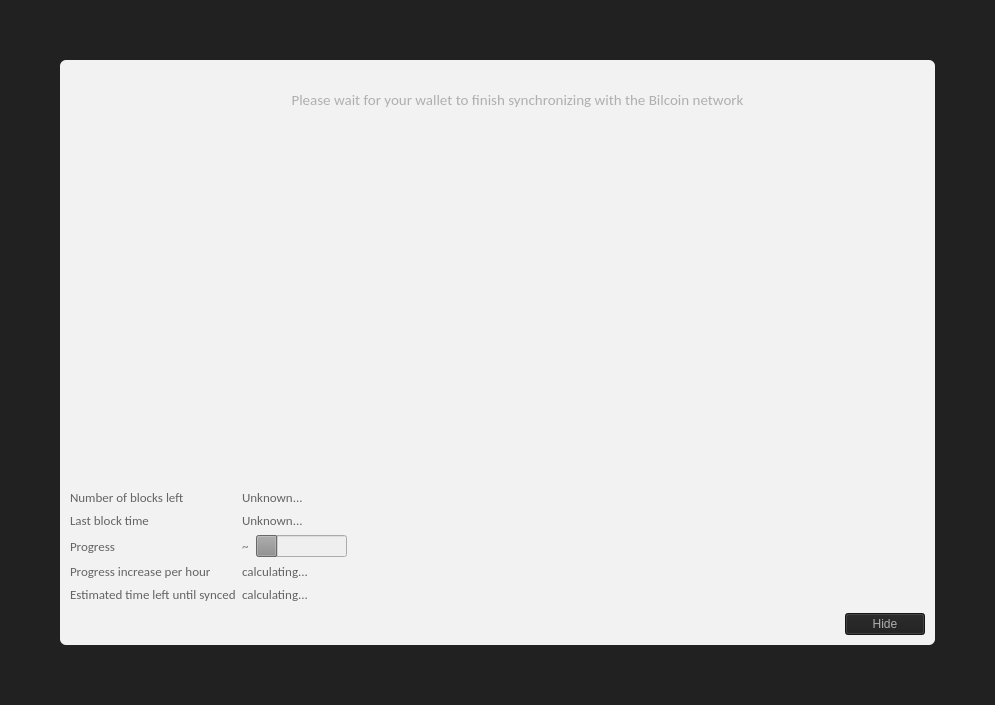
<?xml version="1.0" encoding="UTF-8"?>
<ui version="4.0">
 <class>ModalOverlay</class>
 <widget class="ModalOverlay" name="ModalOverlay">
  <property name="geometry">
   <rect>
    <x>0</x>
    <y>0</y>
    <width>995</width>
    <height>705</height>
   </rect>
  </property>
  <property name="windowTitle">
   <string>Form</string>
  </property>
  <layout class="QVBoxLayout" name="verticalLayout" stretch="0">
   <property name="sizeConstraint">
    <enum>QLayout::SetDefaultConstraint</enum>
   </property>
   <property name="leftMargin">
    <number>0</number>
   </property>
   <property name="topMargin">
    <number>0</number>
   </property>
   <property name="rightMargin">
    <number>0</number>
   </property>
   <property name="bottomMargin">
    <number>0</number>
   </property>
   <item>
    <widget class="QWidget" name="bgWidget" native="true">
     <property name="styleSheet">
      <string notr="true">#bgWidget { background: rgba(0,0,0,220); }</string>
     </property>
     <layout class="QVBoxLayout" name="verticalLayoutMain" stretch="1">
      <property name="leftMargin">
       <number>60</number>
      </property>
      <property name="topMargin">
       <number>60</number>
      </property>
      <property name="rightMargin">
       <number>60</number>
      </property>
      <property name="bottomMargin">
       <number>60</number>
      </property>
      <item>
       <widget class="QLabel" name="contentWidget">
        <property name="styleSheet">
         <string notr="true">#contentWidget { background: rgba(255,255,255,240); border-radius: 6px; }

QLabel { color: rgb(40,40,40);  }</string>
        </property>
        <property name="pixmap">
         <pixmap resource="../bitcoin.qrc">:/icons/modal_background</pixmap>
        </property>
        <property name="scaledContents">
         <bool>true</bool>
        </property>
        <property name="wordWrap">
         <bool>true</bool>
        </property>
        <layout class="QVBoxLayout" name="verticalLayoutSub" stretch="1,0,0,0">
         <property name="spacing">
          <number>0</number>
         </property>
         <property name="leftMargin">
          <number>10</number>
         </property>
         <property name="topMargin">
          <number>10</number>
         </property>
         <property name="rightMargin">
          <number>10</number>
         </property>
         <property name="bottomMargin">
          <number>10</number>
         </property>
         <item>
          <layout class="QHBoxLayout" name="horizontalLayoutIconText" stretch="0,1">
           <property name="topMargin">
            <number>20</number>
           </property>
           <item>
            <layout class="QVBoxLayout" name="verticalLayoutIcon">
             <property name="leftMargin">
              <number>0</number>
             </property>
             <item>
              <widget class="QPushButton" name="warningIcon">
               <property name="enabled">
                <bool>false</bool>
               </property>
               <property name="text">
                <string/>
               </property>
               <property name="icon">
                <iconset resource="../bitcoin.qrc">
                 <normaloff>:/icons/warning</normaloff>
                 <disabledoff>:/icons/warning</disabledoff>:/icons/warning</iconset>
               </property>
               <property name="iconSize">
                <size>
                 <width>48</width>
                 <height>48</height>
                </size>
               </property>
               <property name="flat">
                <bool>true</bool>
               </property>
              </widget>
             </item>
             <item>
              <spacer name="verticalSpacerWarningIcon">
               <property name="orientation">
                <enum>Qt::Vertical</enum>
               </property>
               <property name="sizeHint" stdset="0">
                <size>
                 <width>20</width>
                 <height>40</height>
                </size>
               </property>
              </spacer>
             </item>
            </layout>
           </item>
           <item>
            <layout class="QVBoxLayout" name="verticalLayoutInfoText">
             <property name="leftMargin">
              <number>0</number>
             </property>
             <property name="topMargin">
              <number>0</number>
             </property>
             <item>
              <widget class="QLabel" name="infoText">
               <property name="font">
                <font>
                 <family>Calibri</family>
                 <pointsize>11</pointsize>
                 <weight>50</weight>
                 <bold>false</bold>
                 <underline>false</underline>
                </font>
               </property>
               <property name="styleSheet">
                <string notr="true">color: rgb(175, 175, 175);</string>
               </property>
               <property name="text">
                <string>Please wait for your wallet to finish synchronizing with the Bilcoin network</string>
               </property>
               <property name="textFormat">
                <enum>Qt::RichText</enum>
               </property>
               <property name="alignment">
                <set>Qt::AlignCenter</set>
               </property>
               <property name="wordWrap">
                <bool>true</bool>
               </property>
              </widget>
             </item>
             <item>
              <widget class="QLabel" name="infoTextStrong">
               <property name="font">
                <font>
                 <family>Calibri</family>
                 <weight>50</weight>
                 <bold>false</bold>
                </font>
               </property>
               <property name="text">
                <string/>
               </property>
               <property name="textFormat">
                <enum>Qt::RichText</enum>
               </property>
               <property name="wordWrap">
                <bool>true</bool>
               </property>
              </widget>
             </item>
             <item>
              <spacer name="verticalSpacerInTextSpace">
               <property name="orientation">
                <enum>Qt::Vertical</enum>
               </property>
               <property name="sizeHint" stdset="0">
                <size>
                 <width>20</width>
                 <height>40</height>
                </size>
               </property>
              </spacer>
             </item>
            </layout>
           </item>
          </layout>
         </item>
         <item>
          <spacer name="verticalSpacerAfterText">
           <property name="orientation">
            <enum>Qt::Vertical</enum>
           </property>
           <property name="sizeHint" stdset="0">
            <size>
             <width>20</width>
             <height>40</height>
            </size>
           </property>
          </spacer>
         </item>
         <item>
          <layout class="QFormLayout" name="formLayout">
           <property name="fieldGrowthPolicy">
            <enum>QFormLayout::FieldsStayAtSizeHint</enum>
           </property>
           <property name="horizontalSpacing">
            <number>6</number>
           </property>
           <property name="verticalSpacing">
            <number>6</number>
           </property>
           <property name="topMargin">
            <number>10</number>
           </property>
           <item row="0" column="0">
            <widget class="QLabel" name="labelNumberOfBlocksLeft">
             <property name="font">
              <font>
               <family>Calibri</family>
               <pointsize>10</pointsize>
               <weight>50</weight>
               <bold>false</bold>
              </font>
             </property>
             <property name="styleSheet">
              <string notr="true">color: rgb(100, 100, 100);</string>
             </property>
             <property name="text">
              <string>Number of blocks left</string>
             </property>
            </widget>
           </item>
           <item row="0" column="1">
            <widget class="QLabel" name="numberOfBlocksLeft">
             <property name="font">
              <font>
               <family>Calibri</family>
               <pointsize>10</pointsize>
              </font>
             </property>
             <property name="styleSheet">
              <string notr="true">color: rgb(100, 100, 100);</string>
             </property>
             <property name="text">
              <string>Unknown...</string>
             </property>
            </widget>
           </item>
           <item row="1" column="0">
            <widget class="QLabel" name="labelLastBlockTime">
             <property name="font">
              <font>
               <family>Calibri</family>
               <pointsize>10</pointsize>
               <weight>50</weight>
               <bold>false</bold>
              </font>
             </property>
             <property name="styleSheet">
              <string notr="true">color: rgb(100, 100, 100);</string>
             </property>
             <property name="text">
              <string>Last block time</string>
             </property>
            </widget>
           </item>
           <item row="1" column="1">
            <widget class="QLabel" name="newestBlockDate">
             <property name="sizePolicy">
              <sizepolicy hsizetype="Maximum" vsizetype="Preferred">
               <horstretch>0</horstretch>
               <verstretch>0</verstretch>
              </sizepolicy>
             </property>
             <property name="font">
              <font>
               <family>Calibri</family>
               <pointsize>10</pointsize>
              </font>
             </property>
             <property name="styleSheet">
              <string notr="true">color: rgb(100, 100, 100);</string>
             </property>
             <property name="text">
              <string>Unknown...</string>
             </property>
            </widget>
           </item>
           <item row="2" column="0">
            <widget class="QLabel" name="labelSyncDone">
             <property name="font">
              <font>
               <family>Calibri</family>
               <pointsize>10</pointsize>
               <weight>50</weight>
               <bold>false</bold>
              </font>
             </property>
             <property name="styleSheet">
              <string notr="true">color: rgb(100, 100, 100);</string>
             </property>
             <property name="text">
              <string>Progress</string>
             </property>
            </widget>
           </item>
           <item row="2" column="1">
            <layout class="QHBoxLayout" name="horizontalLayoutSync" stretch="0,1">
             <item>
              <widget class="QLabel" name="percentageProgress">
               <property name="font">
                <font>
                 <family>Calibri</family>
                 <pointsize>10</pointsize>
                </font>
               </property>
               <property name="styleSheet">
                <string notr="true">color: rgb(125, 125, 125);</string>
               </property>
               <property name="text">
                <string notr="true">~</string>
               </property>
              </widget>
             </item>
             <item>
              <widget class="QProgressBar" name="progressBar">
               <property name="enabled">
                <bool>false</bool>
               </property>
               <property name="autoFillBackground">
                <bool>true</bool>
               </property>
               <property name="styleSheet">
                <string notr="true"/>
               </property>
               <property name="value">
                <number>24</number>
               </property>
               <property name="format">
                <string/>
               </property>
              </widget>
             </item>
            </layout>
           </item>
           <item row="4" column="0">
            <widget class="QLabel" name="labelProgressIncrease">
             <property name="font">
              <font>
               <family>Calibri</family>
               <pointsize>10</pointsize>
               <weight>50</weight>
               <bold>false</bold>
              </font>
             </property>
             <property name="styleSheet">
              <string notr="true">color: rgb(100, 100, 100);</string>
             </property>
             <property name="text">
              <string>Progress increase per hour</string>
             </property>
            </widget>
           </item>
           <item row="4" column="1">
            <widget class="QLabel" name="progressIncreasePerH">
             <property name="font">
              <font>
               <family>Calibri</family>
               <pointsize>10</pointsize>
              </font>
             </property>
             <property name="styleSheet">
              <string notr="true">color: rgb(100, 100, 100);</string>
             </property>
             <property name="text">
              <string>calculating...</string>
             </property>
            </widget>
           </item>
           <item row="5" column="0">
            <widget class="QLabel" name="labelEstimatedTimeLeft">
             <property name="font">
              <font>
               <family>Calibri</family>
               <pointsize>10</pointsize>
               <weight>50</weight>
               <bold>false</bold>
              </font>
             </property>
             <property name="styleSheet">
              <string notr="true">color: rgb(100, 100, 100);</string>
             </property>
             <property name="text">
              <string>Estimated time left until synced</string>
             </property>
            </widget>
           </item>
           <item row="5" column="1">
            <widget class="QLabel" name="expectedTimeLeft">
             <property name="font">
              <font>
               <family>Calibri</family>
               <pointsize>10</pointsize>
              </font>
             </property>
             <property name="styleSheet">
              <string notr="true">color: rgb(100, 100, 100);</string>
             </property>
             <property name="text">
              <string>calculating...</string>
             </property>
            </widget>
           </item>
          </layout>
         </item>
         <item>
          <layout class="QHBoxLayout" name="horizontalLayoutButtons">
           <property name="leftMargin">
            <number>10</number>
           </property>
           <property name="topMargin">
            <number>10</number>
           </property>
           <item>
            <spacer name="horizontalSpacer">
             <property name="orientation">
              <enum>Qt::Horizontal</enum>
             </property>
             <property name="sizeHint" stdset="0">
              <size>
               <width>40</width>
               <height>20</height>
              </size>
             </property>
            </spacer>
           </item>
           <item>
            <widget class="QPushButton" name="closeButton">
             <property name="styleSheet">
              <string notr="true">background-color: rgb(30, 30, 30);
color: rgb(175, 175, 175);</string>
             </property>
             <property name="text">
              <string>Hide</string>
             </property>
            </widget>
           </item>
          </layout>
         </item>
        </layout>
       </widget>
      </item>
     </layout>
    </widget>
   </item>
  </layout>
 </widget>
 <customwidgets>
  <customwidget>
   <class>ModalOverlay</class>
   <extends>QWidget</extends>
   <header>qt/modaloverlay.h</header>
   <container>1</container>
  </customwidget>
 </customwidgets>
 <resources>
  <include location="../bitcoin.qrc"/>
 </resources>
 <connections/>
</ui>
